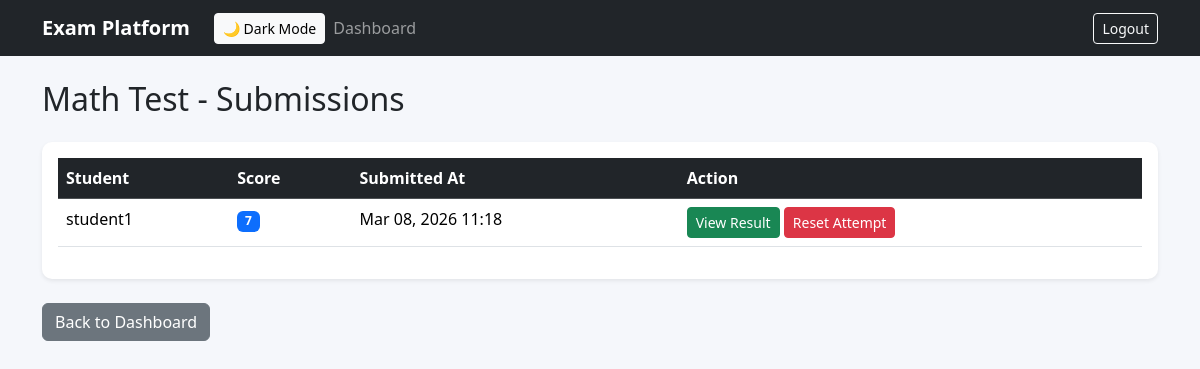
Screenshot of /instructor/exam/1/submissions/ (signed in) with the database file from the repository.
### core/models.py (models this page shows, shortened)
class Exam(models.Model):
    title = models.CharField(max_length=255)
    description = models.TextField(blank=True)
    instructor = models.ForeignKey(
        User,
        on_delete=models.CASCADE,
        limit_choices_to={'role': 'INSTRUCTOR'}
    )
    duration_minutes = models.IntegerField()
    start_time = models.DateTimeField(null=True, blank=True)
    end_time = models.DateTimeField(null=True, blank=True)
    created_at = models.DateTimeField(auto_now_add=True)

class Submission(models.Model):
    student = models.ForeignKey(
        User,
        on_delete=models.CASCADE,
        limit_choices_to={'role': 'STUDENT'}
    )
    exam = models.ForeignKey(Exam, on_delete=models.CASCADE)
    start_time = models.DateTimeField(auto_now_add=True)
    submitted_at = models.DateTimeField(null=True, blank=True)
    total_score = models.IntegerField(default=0)
    is_submitted = models.BooleanField(default=False)

class User(AbstractUser):
    ROLE_CHOICES = (
        ('ADMIN', 'Admin'),
        ('INSTRUCTOR', 'Instructor'),
        ('STUDENT', 'Student'),
    )
    role = models.CharField(max_length=20, choices=ROLE_CHOICES)
    department = models.ForeignKey(
        'Department',
        on_delete=models.SET_NULL,
        null=True,
        blank=True
    )

### core/views.py (the view)
# urls.py: path('instructor/exam/<int:exam_id>/submissions/',views.exam_submissions,name='exam_submissions'),
@login_required
@instructor_required
def exam_submissions(request, exam_id):
    exam = Exam.objects.get(id=exam_id)
    submissions = Submission.objects.filter(exam=exam)
    return render(request, "core/exam_submissions.html", {
        "exam": exam,
        "submissions": submissions
    })

### core/templates/core/exam_submissions.html
{% extends "core/base.html" %}
{% block content %}
<h2 class="mb-4">{{ exam.title }} - Submissions</h2>
<div class="card shadow-sm p-3">
<table class="table table-hover">
<thead class="table-dark">
<tr>
<th>Student</th>
<th>Score</th>
<th>Submitted At</th>
<th>Action</th>
</tr>
</thead>
<tbody>
{% for submission in submissions %}
<tr>
<td>{{ submission.student.username }}</td>
<td>
<span class="badge bg-primary">
{{ submission.total_score }}
</span>
</td>
<td>
{% if submission.submitted_at %}
{{ submission.submitted_at|date:"M d, Y H:i" }}
{% else %}
<span class="text-muted">Not submitted</span>
{% endif %}
</td>
<td>
<a href="{% url 'exam_result' submission.id %}" class="btn btn-sm btn-success">
View Result
</a>
<a href="{% url 'reset_attempt' submission.id %}" class="btn btn-sm btn-danger">
Reset Attempt
</a>
</td>
</tr>
{% empty %}
<tr>
<td colspan="4" class="text-center">No submissions yet.</td>
</tr>
{% endfor %}
</tbody>
</table>
</div>
<div class="mt-4">
<a href="{% url 'instructor_dashboard' %}" class="btn btn-secondary">
Back to Dashboard
</a>
</div>
{% endblock %}

### core/templates/core/base.html (style rules this page uses)
body { background-color:#f5f7fb; }
.card { border:none; border-radius:10px; }
.table { background:white; }

### rows the page displays
Exam: title "Math Test"
Submission: student.username "student1", total_score "7", submitted_at "Mar 08, 2026 11:18"
